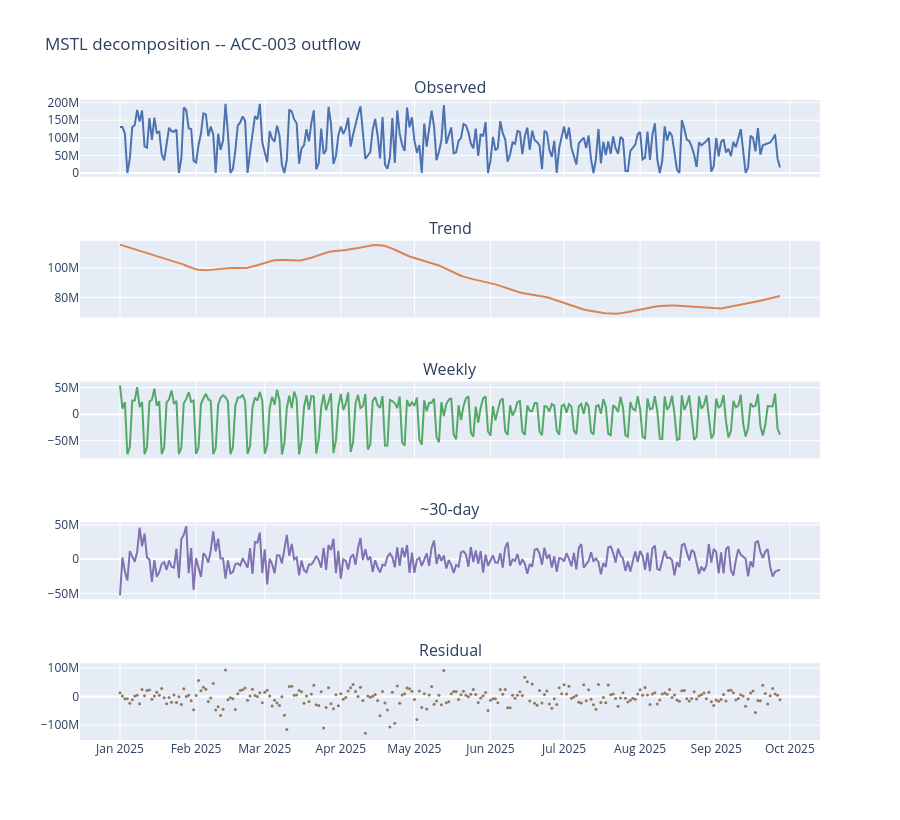
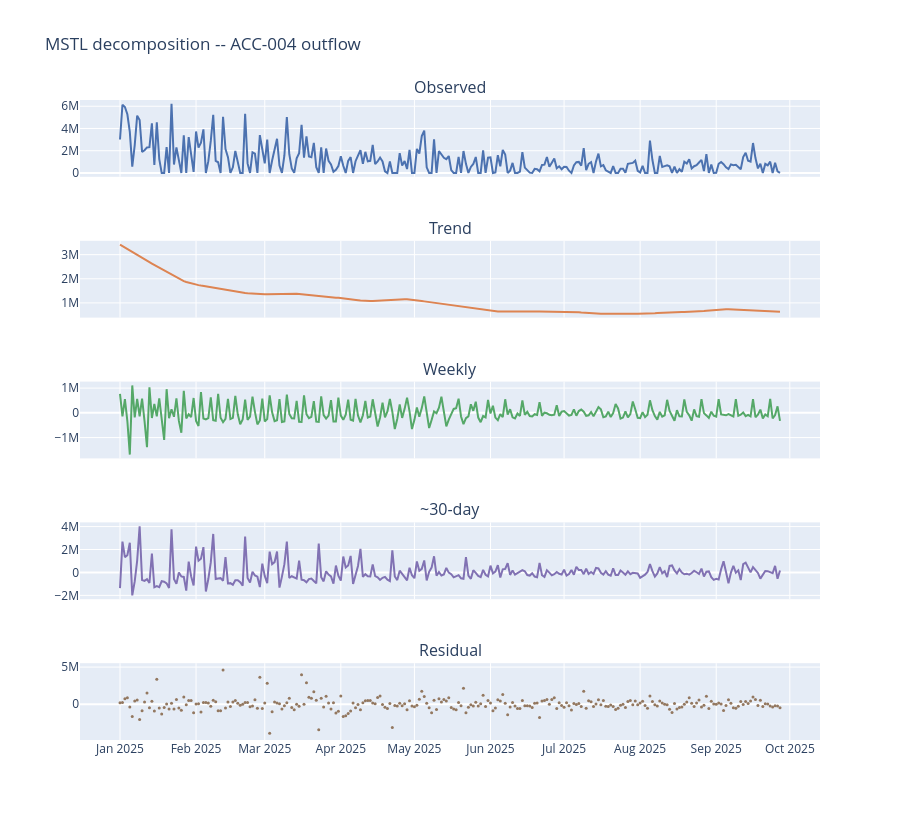

Write notebook code for charts like these, in order.
### Markdown cell above
Full breakdown (observed / trend / weekly / ~30-day / residual) for the strongest weekly case
and the strongest monthly case:

### Code cell
def plot_breakdown(acc, col, res):
    fig = make_subplots(rows=5, cols=1, shared_xaxes=True,
                         subplot_titles=["Observed", "Trend", "Weekly", "~30-day", "Residual"])
    fig.add_trace(go.Scatter(x=res.observed.index, y=res.observed, mode="lines", line=dict(color="#4C72B0")), row=1, col=1)
    fig.add_trace(go.Scatter(x=res.trend.index, y=res.trend, mode="lines", line=dict(color="#DD8452")), row=2, col=1)
    fig.add_trace(go.Scatter(x=res.seasonal["seasonal_7"].index, y=res.seasonal["seasonal_7"], mode="lines", line=dict(color="#55A868")), row=3, col=1)
    fig.add_trace(go.Scatter(x=res.seasonal["seasonal_30"].index, y=res.seasonal["seasonal_30"], mode="lines", line=dict(color="#8172B3")), row=4, col=1)
    fig.add_trace(go.Scatter(x=res.resid.index, y=res.resid, mode="markers", marker=dict(color="#937860", size=3)), row=5, col=1)
    fig.update_layout(height=820, title=f"MSTL decomposition -- {acc} {col}", showlegend=False)
    fig.show()

best_weekly = strength_df.sort_values("weekly_strength", ascending=False).iloc[0]
best_monthly = strength_df.sort_values("monthly_strength", ascending=False).iloc[0]

plot_breakdown(best_weekly["account_id"], best_weekly["series"], decompositions[(best_weekly["account_id"], best_weekly["series"])])
plot_breakdown(best_monthly["account_id"], best_monthly["series"], decompositions[(best_monthly["account_id"], best_monthly["series"])])

### Figure 1 — Plotly figure (JSON) as saved in the notebook; plotly's stock layout.template omitted (floating-point values rounded to 4 significant figures; data arrays with more than 128 entries replaced by an {"elided": "..."} marker saying what was removed)
{"data": [{"line": {"color": "#4C72B0"}, "mode": "lines", "type": "scatter", "x": {"elided": "270 str values"}, "xaxis": "x", "y": {"elided": "270 float values"}, "yaxis": "y"}, {"line": {"color": "#DD8452"}, "mode": "lines", "type": "scatter", "x": {"elided": "270 str values"}, "xaxis": "x2", "y": {"elided": "270 float values"}, "yaxis": "y2"}, {"line": {"color": "#55A868"}, "mode": "lines", "type": "scatter", "x": {"elided": "270 str values"}, "xaxis": "x3", "y": {"elided": "270 float values"}, "yaxis": "y3"}, {"line": {"color": "#8172B3"}, "mode": "lines", "type": "scatter", "x": {"elided": "270 str values"}, "xaxis": "x4", "y": {"elided": "270 float values"}, "yaxis": "y4"}, {"marker": {"color": "#937860", "size": 3}, "mode": "markers", "type": "scatter", "x": {"elided": "270 str values"}, "xaxis": "x5", "y": {"elided": "270 float values"}, "yaxis": "y5"}], "layout": {"annotations": [{"font": {"size": 16}, "showarrow": false, "text": "Observed", "x": 0.5, "xanchor": "center", "xref": "paper", "y": 1, "yanchor": "bottom", "yref": "paper"}, {"font": {"size": 16}, "showarrow": false, "text": "Trend", "x": 0.5, "xanchor": "center", "xref": "paper", "y": 0.78, "yanchor": "bottom", "yref": "paper"}, {"font": {"size": 16}, "showarrow": false, "text": "Weekly", "x": 0.5, "xanchor": "center", "xref": "paper", "y": 0.56, "yanchor": "bottom", "yref": "paper"}, {"font": {"size": 16}, "showarrow": false, "text": "~30-day", "x": 0.5, "xanchor": "center", "xref": "paper", "y": 0.34, "yanchor": "bottom", "yref": "paper"}, {"font": {"size": 16}, "showarrow": false, "text": "Residual", "x": 0.5, "xanchor": "center", "xref": "paper", "y": 0.12, "yanchor": "bottom", "yref": "paper"}], "height": 820, "showlegend": false, "title": {"text": "MSTL decomposition -- ACC-003 outflow"}, "xaxis": {"anchor": "y", "domain": [0, 1], "matches": "x5", "showticklabels": false}, "xaxis2": {"anchor": "y2", "domain": [0, 1], "matches": "x5", "showticklabels": false}, "xaxis3": {"anchor": "y3", "domain": [0, 1], "matches": "x5", "showticklabels": false}, "xaxis4": {"anchor": "y4", "domain": [0, 1], "matches": "x5", "showticklabels": false}, "xaxis5": {"anchor": "y5", "domain": [0, 1]}, "yaxis": {"anchor": "x", "domain": [0.88, 1]}, "yaxis2": {"anchor": "x2", "domain": [0.66, 0.78]}, "yaxis3": {"anchor": "x3", "domain": [0.44, 0.56]}, "yaxis4": {"anchor": "x4", "domain": [0.22, 0.34]}, "yaxis5": {"anchor": "x5", "domain": [0, 0.12]}}}

### Figure 2 — Plotly figure (JSON) as saved in the notebook; plotly's stock layout.template omitted (floating-point values rounded to 4 significant figures; data arrays with more than 128 entries replaced by an {"elided": "..."} marker saying what was removed)
{"data": [{"line": {"color": "#4C72B0"}, "mode": "lines", "type": "scatter", "x": {"elided": "270 str values"}, "xaxis": "x", "y": {"elided": "270 float values"}, "yaxis": "y"}, {"line": {"color": "#DD8452"}, "mode": "lines", "type": "scatter", "x": {"elided": "270 str values"}, "xaxis": "x2", "y": {"elided": "270 float values"}, "yaxis": "y2"}, {"line": {"color": "#55A868"}, "mode": "lines", "type": "scatter", "x": {"elided": "270 str values"}, "xaxis": "x3", "y": {"elided": "270 float values"}, "yaxis": "y3"}, {"line": {"color": "#8172B3"}, "mode": "lines", "type": "scatter", "x": {"elided": "270 str values"}, "xaxis": "x4", "y": {"elided": "270 float values"}, "yaxis": "y4"}, {"marker": {"color": "#937860", "size": 3}, "mode": "markers", "type": "scatter", "x": {"elided": "270 str values"}, "xaxis": "x5", "y": {"elided": "270 float values"}, "yaxis": "y5"}], "layout": {"annotations": [{"font": {"size": 16}, "showarrow": false, "text": "Observed", "x": 0.5, "xanchor": "center", "xref": "paper", "y": 1, "yanchor": "bottom", "yref": "paper"}, {"font": {"size": 16}, "showarrow": false, "text": "Trend", "x": 0.5, "xanchor": "center", "xref": "paper", "y": 0.78, "yanchor": "bottom", "yref": "paper"}, {"font": {"size": 16}, "showarrow": false, "text": "Weekly", "x": 0.5, "xanchor": "center", "xref": "paper", "y": 0.56, "yanchor": "bottom", "yref": "paper"}, {"font": {"size": 16}, "showarrow": false, "text": "~30-day", "x": 0.5, "xanchor": "center", "xref": "paper", "y": 0.34, "yanchor": "bottom", "yref": "paper"}, {"font": {"size": 16}, "showarrow": false, "text": "Residual", "x": 0.5, "xanchor": "center", "xref": "paper", "y": 0.12, "yanchor": "bottom", "yref": "paper"}], "height": 820, "showlegend": false, "title": {"text": "MSTL decomposition -- ACC-004 outflow"}, "xaxis": {"anchor": "y", "domain": [0, 1], "matches": "x5", "showticklabels": false}, "xaxis2": {"anchor": "y2", "domain": [0, 1], "matches": "x5", "showticklabels": false}, "xaxis3": {"anchor": "y3", "domain": [0, 1], "matches": "x5", "showticklabels": false}, "xaxis4": {"anchor": "y4", "domain": [0, 1], "matches": "x5", "showticklabels": false}, "xaxis5": {"anchor": "y5", "domain": [0, 1]}, "yaxis": {"anchor": "x", "domain": [0.88, 1]}, "yaxis2": {"anchor": "x2", "domain": [0.66, 0.78]}, "yaxis3": {"anchor": "x3", "domain": [0.44, 0.56]}, "yaxis4": {"anchor": "x4", "domain": [0.22, 0.34]}, "yaxis5": {"anchor": "x5", "domain": [0, 0.12]}}}
